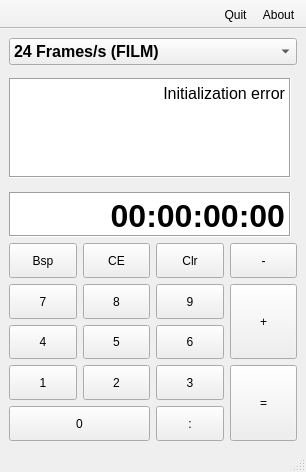
<?xml version="1.0" encoding="UTF-8"?>
<ui version="4.0">
 <author>Raphaël Doursenaud</author>
 <class>qtccalc</class>
 <widget class="QMainWindow" name="qtccalc">
  <property name="geometry">
   <rect>
    <x>0</x>
    <y>0</y>
    <width>306</width>
    <height>472</height>
   </rect>
  </property>
  <property name="windowTitle">
   <string>Time Code Caculator</string>
  </property>
  <property name="windowIcon">
   <iconset resource="qtccalc.qrc">
    <normaloff>:/icons/tccalc.png</normaloff>:/icons/tccalc.png</iconset>
  </property>
  <property name="toolButtonStyle">
   <enum>Qt::ToolButtonTextUnderIcon</enum>
  </property>
  <widget class="QWidget" name="centralWidget">
   <layout class="QGridLayout" name="gridLayout">
    <item row="1" column="0">
     <layout class="QGridLayout" name="inputLayout">
      <property name="sizeConstraint">
       <enum>QLayout::SetDefaultConstraint</enum>
      </property>
      <item row="0" column="0">
       <widget class="QToolButton" name="bspButton">
        <property name="sizePolicy">
         <sizepolicy hsizetype="Expanding" vsizetype="Expanding">
          <horstretch>0</horstretch>
          <verstretch>0</verstretch>
         </sizepolicy>
        </property>
        <property name="focusPolicy">
         <enum>Qt::NoFocus</enum>
        </property>
        <property name="text">
         <string>Bsp</string>
        </property>
        <property name="shortcut">
         <string>Backspace</string>
        </property>
       </widget>
      </item>
      <item row="0" column="1">
       <widget class="QToolButton" name="ceButton">
        <property name="sizePolicy">
         <sizepolicy hsizetype="Expanding" vsizetype="Expanding">
          <horstretch>0</horstretch>
          <verstretch>0</verstretch>
         </sizepolicy>
        </property>
        <property name="focusPolicy">
         <enum>Qt::NoFocus</enum>
        </property>
        <property name="text">
         <string>CE</string>
        </property>
        <property name="shortcut">
         <string>Del</string>
        </property>
       </widget>
      </item>
      <item row="0" column="2">
       <widget class="QToolButton" name="clrButton">
        <property name="sizePolicy">
         <sizepolicy hsizetype="Expanding" vsizetype="Expanding">
          <horstretch>0</horstretch>
          <verstretch>0</verstretch>
         </sizepolicy>
        </property>
        <property name="focusPolicy">
         <enum>Qt::NoFocus</enum>
        </property>
        <property name="text">
         <string>Clr</string>
        </property>
        <property name="shortcut">
         <string>Home</string>
        </property>
       </widget>
      </item>
      <item row="0" column="3">
       <widget class="QToolButton" name="minusButton">
        <property name="sizePolicy">
         <sizepolicy hsizetype="Expanding" vsizetype="Expanding">
          <horstretch>0</horstretch>
          <verstretch>0</verstretch>
         </sizepolicy>
        </property>
        <property name="focusPolicy">
         <enum>Qt::NoFocus</enum>
        </property>
        <property name="text">
         <string>-</string>
        </property>
        <property name="shortcut">
         <string>-</string>
        </property>
       </widget>
      </item>
      <item row="1" column="0">
       <widget class="QToolButton" name="sevenButton">
        <property name="sizePolicy">
         <sizepolicy hsizetype="Expanding" vsizetype="Expanding">
          <horstretch>0</horstretch>
          <verstretch>0</verstretch>
         </sizepolicy>
        </property>
        <property name="focusPolicy">
         <enum>Qt::NoFocus</enum>
        </property>
        <property name="text">
         <string>7</string>
        </property>
        <property name="shortcut">
         <string>7</string>
        </property>
       </widget>
      </item>
      <item row="1" column="1">
       <widget class="QToolButton" name="eightButton">
        <property name="sizePolicy">
         <sizepolicy hsizetype="Expanding" vsizetype="Expanding">
          <horstretch>0</horstretch>
          <verstretch>0</verstretch>
         </sizepolicy>
        </property>
        <property name="focusPolicy">
         <enum>Qt::NoFocus</enum>
        </property>
        <property name="text">
         <string>8</string>
        </property>
        <property name="shortcut">
         <string>8</string>
        </property>
       </widget>
      </item>
      <item row="2" column="0">
       <widget class="QToolButton" name="fourButton">
        <property name="sizePolicy">
         <sizepolicy hsizetype="Expanding" vsizetype="Expanding">
          <horstretch>0</horstretch>
          <verstretch>0</verstretch>
         </sizepolicy>
        </property>
        <property name="focusPolicy">
         <enum>Qt::NoFocus</enum>
        </property>
        <property name="text">
         <string>4</string>
        </property>
        <property name="shortcut">
         <string>4</string>
        </property>
       </widget>
      </item>
      <item row="2" column="1">
       <widget class="QToolButton" name="fiveButton">
        <property name="sizePolicy">
         <sizepolicy hsizetype="Expanding" vsizetype="Expanding">
          <horstretch>0</horstretch>
          <verstretch>0</verstretch>
         </sizepolicy>
        </property>
        <property name="focusPolicy">
         <enum>Qt::NoFocus</enum>
        </property>
        <property name="text">
         <string>5</string>
        </property>
        <property name="shortcut">
         <string>5</string>
        </property>
       </widget>
      </item>
      <item row="2" column="2">
       <widget class="QToolButton" name="sixButton">
        <property name="sizePolicy">
         <sizepolicy hsizetype="Expanding" vsizetype="Expanding">
          <horstretch>0</horstretch>
          <verstretch>0</verstretch>
         </sizepolicy>
        </property>
        <property name="focusPolicy">
         <enum>Qt::NoFocus</enum>
        </property>
        <property name="text">
         <string>6</string>
        </property>
        <property name="shortcut">
         <string>6</string>
        </property>
       </widget>
      </item>
      <item row="3" column="0">
       <widget class="QToolButton" name="oneButton">
        <property name="sizePolicy">
         <sizepolicy hsizetype="Expanding" vsizetype="Expanding">
          <horstretch>0</horstretch>
          <verstretch>0</verstretch>
         </sizepolicy>
        </property>
        <property name="focusPolicy">
         <enum>Qt::NoFocus</enum>
        </property>
        <property name="text">
         <string>1</string>
        </property>
        <property name="shortcut">
         <string>1</string>
        </property>
       </widget>
      </item>
      <item row="3" column="1">
       <widget class="QToolButton" name="twoButton">
        <property name="sizePolicy">
         <sizepolicy hsizetype="Expanding" vsizetype="Expanding">
          <horstretch>0</horstretch>
          <verstretch>0</verstretch>
         </sizepolicy>
        </property>
        <property name="focusPolicy">
         <enum>Qt::NoFocus</enum>
        </property>
        <property name="text">
         <string>2</string>
        </property>
        <property name="shortcut">
         <string>2</string>
        </property>
       </widget>
      </item>
      <item row="3" column="2">
       <widget class="QToolButton" name="threeButton">
        <property name="sizePolicy">
         <sizepolicy hsizetype="Expanding" vsizetype="Expanding">
          <horstretch>0</horstretch>
          <verstretch>0</verstretch>
         </sizepolicy>
        </property>
        <property name="focusPolicy">
         <enum>Qt::NoFocus</enum>
        </property>
        <property name="text">
         <string>3</string>
        </property>
        <property name="shortcut">
         <string>3</string>
        </property>
       </widget>
      </item>
      <item row="3" column="3" rowspan="2">
       <widget class="QToolButton" name="equalButton">
        <property name="sizePolicy">
         <sizepolicy hsizetype="Expanding" vsizetype="Expanding">
          <horstretch>0</horstretch>
          <verstretch>0</verstretch>
         </sizepolicy>
        </property>
        <property name="focusPolicy">
         <enum>Qt::NoFocus</enum>
        </property>
        <property name="text">
         <string>=</string>
        </property>
        <property name="shortcut">
         <string>Enter</string>
        </property>
       </widget>
      </item>
      <item row="4" column="0" colspan="2">
       <widget class="QToolButton" name="zeroButton">
        <property name="sizePolicy">
         <sizepolicy hsizetype="Expanding" vsizetype="Expanding">
          <horstretch>0</horstretch>
          <verstretch>0</verstretch>
         </sizepolicy>
        </property>
        <property name="focusPolicy">
         <enum>Qt::NoFocus</enum>
        </property>
        <property name="text">
         <string>0</string>
        </property>
        <property name="shortcut">
         <string>0</string>
        </property>
       </widget>
      </item>
      <item row="4" column="2">
       <widget class="QToolButton" name="dotButton">
        <property name="sizePolicy">
         <sizepolicy hsizetype="Expanding" vsizetype="Expanding">
          <horstretch>0</horstretch>
          <verstretch>0</verstretch>
         </sizepolicy>
        </property>
        <property name="focusPolicy">
         <enum>Qt::NoFocus</enum>
        </property>
        <property name="text">
         <string>:</string>
        </property>
        <property name="shortcut">
         <string>.</string>
        </property>
       </widget>
      </item>
      <item row="1" column="3" rowspan="2">
       <widget class="QToolButton" name="plusButton">
        <property name="sizePolicy">
         <sizepolicy hsizetype="Expanding" vsizetype="Expanding">
          <horstretch>0</horstretch>
          <verstretch>0</verstretch>
         </sizepolicy>
        </property>
        <property name="focusPolicy">
         <enum>Qt::NoFocus</enum>
        </property>
        <property name="text">
         <string>+</string>
        </property>
        <property name="shortcut">
         <string>+</string>
        </property>
       </widget>
      </item>
      <item row="1" column="2">
       <widget class="QToolButton" name="nineButton">
        <property name="sizePolicy">
         <sizepolicy hsizetype="Expanding" vsizetype="Expanding">
          <horstretch>0</horstretch>
          <verstretch>0</verstretch>
         </sizepolicy>
        </property>
        <property name="focusPolicy">
         <enum>Qt::NoFocus</enum>
        </property>
        <property name="text">
         <string>9</string>
        </property>
        <property name="shortcut">
         <string>9</string>
        </property>
       </widget>
      </item>
     </layout>
    </item>
    <item row="0" column="0">
     <layout class="QGridLayout" name="displayLayout">
      <property name="sizeConstraint">
       <enum>QLayout::SetDefaultConstraint</enum>
      </property>
      <item row="2" column="0" rowspan="2">
       <widget class="QTextBrowser" name="operation">
        <property name="minimumSize">
         <size>
          <width>280</width>
          <height>100</height>
         </size>
        </property>
        <property name="maximumSize">
         <size>
          <width>16777215</width>
          <height>100</height>
         </size>
        </property>
        <property name="font">
         <font>
          <pointsize>14</pointsize>
         </font>
        </property>
        <property name="toolTip">
         <string>Operation</string>
        </property>
        <property name="layoutDirection">
         <enum>Qt::LeftToRight</enum>
        </property>
        <property name="frameShape">
         <enum>QFrame::Box</enum>
        </property>
        <property name="verticalScrollBarPolicy">
         <enum>Qt::ScrollBarAsNeeded</enum>
        </property>
        <property name="horizontalScrollBarPolicy">
         <enum>Qt::ScrollBarAlwaysOff</enum>
        </property>
        <property name="html">
         <string>&lt;!DOCTYPE HTML PUBLIC &quot;-//W3C//DTD HTML 4.0//EN&quot; &quot;http://www.w3.org/TR/REC-html40/strict.dtd&quot;&gt;
&lt;html&gt;&lt;head&gt;&lt;meta name=&quot;qrichtext&quot; content=&quot;1&quot; /&gt;&lt;style type=&quot;text/css&quot;&gt;
p, li { white-space: pre-wrap; }
&lt;/style&gt;&lt;/head&gt;&lt;body style=&quot; font-family:'Sans'; font-size:14pt; font-weight:400; font-style:normal;&quot;&gt;
&lt;p align=&quot;right&quot; style=&quot; margin-top:0px; margin-bottom:0px; margin-left:0px; margin-right:0px; -qt-block-indent:0; text-indent:0px;&quot;&gt;&lt;span style=&quot; font-family:'DejaVu Sans'; font-size:12pt;&quot;&gt;Initialization error&lt;/span&gt;&lt;/p&gt;&lt;/body&gt;&lt;/html&gt;</string>
        </property>
       </widget>
      </item>
      <item row="1" column="0" colspan="2">
       <widget class="QComboBox" name="comboBox">
        <property name="minimumSize">
         <size>
          <width>230</width>
          <height>0</height>
         </size>
        </property>
        <property name="font">
         <font>
          <pointsize>12</pointsize>
          <weight>75</weight>
          <bold>true</bold>
         </font>
        </property>
        <property name="cursor">
         <cursorShape>PointingHandCursor</cursorShape>
        </property>
        <property name="focusPolicy">
         <enum>Qt::WheelFocus</enum>
        </property>
        <property name="toolTip">
         <string>SMPTE Mode</string>
        </property>
        <item>
         <property name="text">
          <string>24 Frames/s (FILM)</string>
         </property>
        </item>
        <item>
         <property name="text">
          <string>25 Frames/s (EBU)</string>
         </property>
        </item>
        <item>
         <property name="text">
          <string>30 Frames/s (SMPTE)</string>
         </property>
        </item>
        <item>
         <property name="text">
          <string>29.97 Frames/s DF (SMPTE)</string>
         </property>
        </item>
        <item>
         <property name="text">
          <string>29.97 Frames/s NDF (SMPTE)</string>
         </property>
        </item>
       </widget>
      </item>
      <item row="4" column="0">
       <widget class="QTextBrowser" name="result">
        <property name="minimumSize">
         <size>
          <width>280</width>
          <height>45</height>
         </size>
        </property>
        <property name="maximumSize">
         <size>
          <width>16777215</width>
          <height>45</height>
         </size>
        </property>
        <property name="font">
         <font>
          <pointsize>24</pointsize>
         </font>
        </property>
        <property name="toolTip">
         <string>Result</string>
        </property>
        <property name="frameShape">
         <enum>QFrame::Box</enum>
        </property>
        <property name="verticalScrollBarPolicy">
         <enum>Qt::ScrollBarAlwaysOff</enum>
        </property>
        <property name="horizontalScrollBarPolicy">
         <enum>Qt::ScrollBarAlwaysOff</enum>
        </property>
        <property name="html">
         <string>&lt;!DOCTYPE HTML PUBLIC &quot;-//W3C//DTD HTML 4.0//EN&quot; &quot;http://www.w3.org/TR/REC-html40/strict.dtd&quot;&gt;
&lt;html&gt;&lt;head&gt;&lt;meta name=&quot;qrichtext&quot; content=&quot;1&quot; /&gt;&lt;style type=&quot;text/css&quot;&gt;
p, li { white-space: pre-wrap; }
&lt;/style&gt;&lt;/head&gt;&lt;body style=&quot; font-family:'Sans'; font-size:24pt; font-weight:400; font-style:normal;&quot;&gt;
&lt;p align=&quot;right&quot; style=&quot; margin-top:0px; margin-bottom:0px; margin-left:0px; margin-right:0px; -qt-block-indent:0; text-indent:0px;&quot;&gt;&lt;span style=&quot; font-family:'DejaVu Sans'; font-weight:600;&quot;&gt;00:00:00:00&lt;/span&gt;&lt;/p&gt;&lt;/body&gt;&lt;/html&gt;</string>
        </property>
       </widget>
      </item>
     </layout>
    </item>
   </layout>
  </widget>
  <widget class="QStatusBar" name="statusBar">
   <property name="toolTip">
    <string>Warnings and Errors</string>
   </property>
   <property name="autoFillBackground">
    <bool>false</bool>
   </property>
  </widget>
  <widget class="QToolBar" name="toolBar">
   <property name="windowTitle">
    <string>toolBar</string>
   </property>
   <property name="layoutDirection">
    <enum>Qt::RightToLeft</enum>
   </property>
   <property name="movable">
    <bool>false</bool>
   </property>
   <property name="floatable">
    <bool>false</bool>
   </property>
   <attribute name="toolBarArea">
    <enum>TopToolBarArea</enum>
   </attribute>
   <attribute name="toolBarBreak">
    <bool>false</bool>
   </attribute>
   <addaction name="actionAbout"/>
   <addaction name="actionQuit"/>
  </widget>
  <action name="actionQuit">
   <property name="text">
    <string>Quit</string>
   </property>
   <property name="shortcut">
    <string>Ctrl+Q</string>
   </property>
  </action>
  <action name="actionAbout">
   <property name="text">
    <string>About</string>
   </property>
   <property name="shortcut">
    <string>F1</string>
   </property>
  </action>
 </widget>
 <resources>
  <include location="qtccalc.qrc"/>
 </resources>
 <connections/>
 <designerdata>
  <property name="gridDeltaX">
   <number>10</number>
  </property>
  <property name="gridDeltaY">
   <number>10</number>
  </property>
  <property name="gridSnapX">
   <bool>true</bool>
  </property>
  <property name="gridSnapY">
   <bool>true</bool>
  </property>
  <property name="gridVisible">
   <bool>true</bool>
  </property>
 </designerdata>
</ui>
